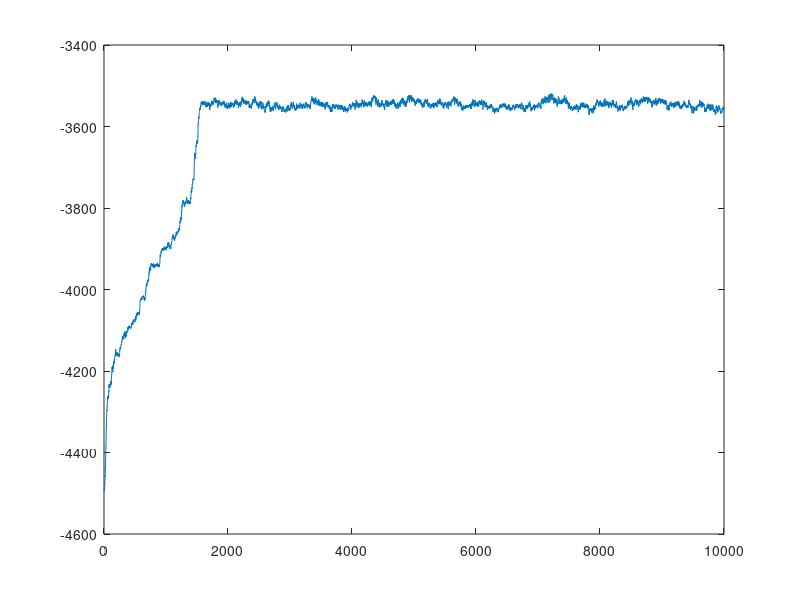

MATLAB code for this plot:
% Open file
fid = fopen('objective.txt');

T = 10000;
% Construct y
y = zeros(T,1);

for i = 1:T
    tline = fgets(fid);
    C = strsplit(tline);
    for j = 1:length(C)
        if ~isempty(str2num(C{j}))
            y(i) = str2double(C{j});
            break;
        end
    end
end

% Close file
fclose(fid);

% Plot data and save figure
figure;
plot((1:T)', y);
saveas(gcf, './figures/convergence_curve.png')
